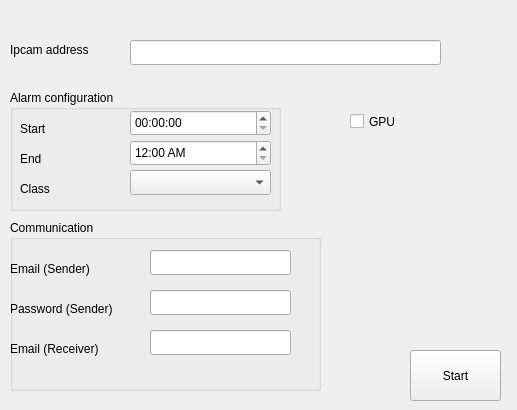
<?xml version="1.0" encoding="UTF-8"?>
<ui version="4.0">
 <class>Form</class>
 <widget class="QWidget" name="Form">
  <property name="geometry">
   <rect>
    <x>0</x>
    <y>0</y>
    <width>517</width>
    <height>410</height>
   </rect>
  </property>
  <property name="windowTitle">
   <string/>
  </property>
  <widget class="QPushButton" name="pushButton">
   <property name="geometry">
    <rect>
     <x>410</x>
     <y>350</y>
     <width>91</width>
     <height>51</height>
    </rect>
   </property>
   <property name="text">
    <string>Start</string>
   </property>
  </widget>
  <widget class="QLineEdit" name="lineEdit">
   <property name="geometry">
    <rect>
     <x>130</x>
     <y>40</y>
     <width>311</width>
     <height>25</height>
    </rect>
   </property>
  </widget>
  <widget class="QLabel" name="label">
   <property name="geometry">
    <rect>
     <x>10</x>
     <y>40</y>
     <width>121</width>
     <height>20</height>
    </rect>
   </property>
   <property name="text">
    <string>Ipcam address</string>
   </property>
  </widget>
  <widget class="QGroupBox" name="groupBox">
   <property name="geometry">
    <rect>
     <x>10</x>
     <y>220</y>
     <width>311</width>
     <height>171</height>
    </rect>
   </property>
   <property name="title">
    <string>Communication</string>
   </property>
   <widget class="QLabel" name="label_6">
    <property name="geometry">
     <rect>
      <x>0</x>
      <y>80</y>
      <width>131</width>
      <height>17</height>
     </rect>
    </property>
    <property name="text">
     <string>Password (Sender)</string>
    </property>
   </widget>
   <widget class="QLineEdit" name="lineEdit_3">
    <property name="geometry">
     <rect>
      <x>140</x>
      <y>70</y>
      <width>141</width>
      <height>25</height>
     </rect>
    </property>
    <property name="inputMethodHints">
     <set>Qt::ImhNone</set>
    </property>
   </widget>
   <widget class="QLabel" name="label_5">
    <property name="geometry">
     <rect>
      <x>0</x>
      <y>40</y>
      <width>101</width>
      <height>17</height>
     </rect>
    </property>
    <property name="text">
     <string>Email (Sender)</string>
    </property>
   </widget>
   <widget class="QLineEdit" name="lineEdit_2">
    <property name="geometry">
     <rect>
      <x>140</x>
      <y>30</y>
      <width>141</width>
      <height>25</height>
     </rect>
    </property>
   </widget>
   <widget class="QLineEdit" name="lineEdit_4">
    <property name="geometry">
     <rect>
      <x>140</x>
      <y>110</y>
      <width>141</width>
      <height>25</height>
     </rect>
    </property>
   </widget>
   <widget class="QLabel" name="label_7">
    <property name="geometry">
     <rect>
      <x>0</x>
      <y>120</y>
      <width>111</width>
      <height>17</height>
     </rect>
    </property>
    <property name="text">
     <string>Email (Receiver)</string>
    </property>
   </widget>
  </widget>
  <widget class="QGroupBox" name="groupBox_2">
   <property name="geometry">
    <rect>
     <x>10</x>
     <y>90</y>
     <width>271</width>
     <height>121</height>
    </rect>
   </property>
   <property name="title">
    <string>Alarm configuration</string>
   </property>
   <widget class="QLabel" name="label_3">
    <property name="geometry">
     <rect>
      <x>10</x>
      <y>60</y>
      <width>67</width>
      <height>17</height>
     </rect>
    </property>
    <property name="text">
     <string>End</string>
    </property>
   </widget>
   <widget class="QTimeEdit" name="timeEdit_2">
    <property name="geometry">
     <rect>
      <x>120</x>
      <y>50</y>
      <width>141</width>
      <height>26</height>
     </rect>
    </property>
    <property name="displayFormat">
     <string>h:mm AP</string>
    </property>
   </widget>
   <widget class="QLabel" name="label_2">
    <property name="geometry">
     <rect>
      <x>10</x>
      <y>30</y>
      <width>67</width>
      <height>17</height>
     </rect>
    </property>
    <property name="text">
     <string>Start</string>
    </property>
   </widget>
   <widget class="QTimeEdit" name="timeEdit">
    <property name="geometry">
     <rect>
      <x>120</x>
      <y>20</y>
      <width>141</width>
      <height>26</height>
     </rect>
    </property>
    <property name="dateTime">
     <datetime>
      <hour>0</hour>
      <minute>0</minute>
      <second>0</second>
      <year>2000</year>
      <month>1</month>
      <day>1</day>
     </datetime>
    </property>
    <property name="time">
     <time>
      <hour>0</hour>
      <minute>0</minute>
      <second>0</second>
     </time>
    </property>
   </widget>
   <widget class="QLabel" name="label_4">
    <property name="geometry">
     <rect>
      <x>10</x>
      <y>90</y>
      <width>67</width>
      <height>17</height>
     </rect>
    </property>
    <property name="text">
     <string>Class</string>
    </property>
   </widget>
   <widget class="QComboBox" name="comboBox">
    <property name="geometry">
     <rect>
      <x>120</x>
      <y>80</y>
      <width>141</width>
      <height>25</height>
     </rect>
    </property>
   </widget>
  </widget>
  <widget class="QCheckBox" name="checkBox">
   <property name="geometry">
    <rect>
     <x>350</x>
     <y>110</y>
     <width>71</width>
     <height>23</height>
    </rect>
   </property>
   <property name="text">
    <string>GPU</string>
   </property>
  </widget>
  <zorder>groupBox_2</zorder>
  <zorder>groupBox</zorder>
  <zorder>pushButton</zorder>
  <zorder>lineEdit</zorder>
  <zorder>label</zorder>
  <zorder>checkBox</zorder>
 </widget>
 <resources/>
 <connections/>
</ui>
